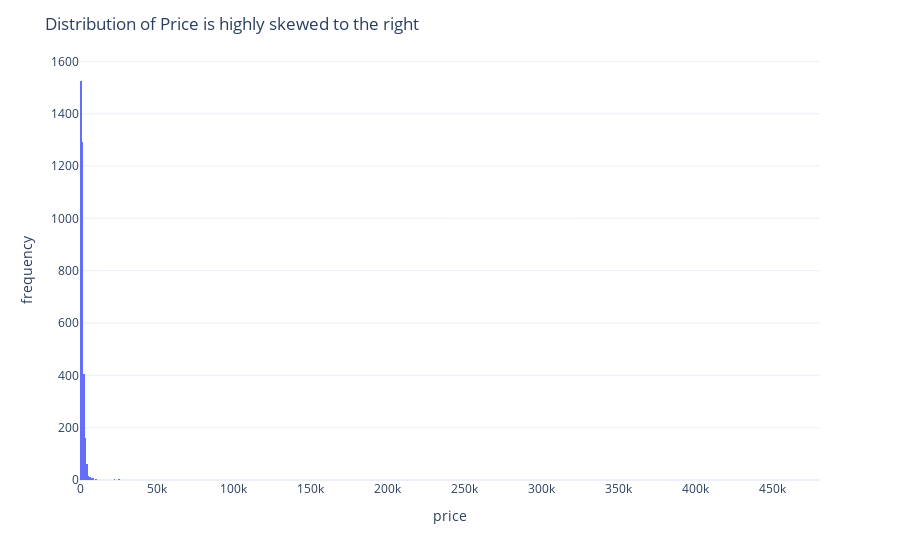

The cell this chart's notebook holds for it:
### Markdown cell above
Variable "price"

### Code cell
fig = px.histogram(df_listing, x='price')
fig.update_layout(title='Distribution of Price is highly skewed to the right')
fig.update_yaxes(title='frequency')
fig

### Figure 1 — Plotly figure (JSON) as saved in the notebook; plotly's stock layout.template omitted (floating-point values rounded to 4 significant figures; data arrays with more than 128 entries replaced by an {"elided": "..."} marker saying what was removed)
{"data": [{"alignmentgroup": "True", "bingroup": "x", "hovertemplate": "price=%{x}<br>count=%{y}<extra></extra>", "legendgroup": "", "marker": {"color": "#636efa", "pattern": {"shape": ""}}, "name": "", "offsetgroup": "", "orientation": "v", "showlegend": false, "type": "histogram", "x": {"elided": "3500 int values"}, "xaxis": "x", "yaxis": "y"}], "layout": {"barmode": "relative", "legend": {"tracegroupgap": 0}, "margin": {"t": 60}, "title": {"text": "Distribution of Price is highly skewed to the right"}, "xaxis": {"anchor": "y", "domain": [0, 1], "title": {"text": "price"}}, "yaxis": {"anchor": "x", "domain": [0, 1], "title": {"text": "frequency"}}}}
